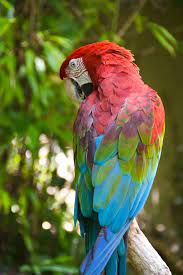
%> input picture DIP/EXP2/images.jpg, 183 x 275 px
$ octave DIP_EXP.m   (GNU Octave 9; MATLAB toolbox functions it lacks are replaced by stand-ins)
%> lines starting %> are read from the running program, lines starting %| are printed output that depends on the picture; in (x1, y1, x2, y2) boxes, pixels count from 0 and x2, y2 are one past the last pixel; in counts of white or black regions, pixels touching at a corner belong together; the program's own positions count from 1
clc;
clear all;
close all;

% Prompt user to select an image file
[filename, filepath] = uigetfile({'*.jpg;*.png;*.bmp;*.tif','Image Files (*.jpg,*.png,*.bmp,*.tif)'},'Select an image file');
%> the answer given: DIP/EXP2/images.jpg
if isequal(filename,0)
   disp('User selected Cancel');
   return;
else
   disp(['User selected ', fullfile(filepath, filename)]);
end

% Reading the selected image
I = imread(fullfile(filepath, filename));
%> I is the input picture: size 275x183x3 uint8; mean R, G, B 100, 103.1, 60.5
figure, imshow(I);
title('ORIGINAL IMAGE');

% Convert to grayscale
J = rgb2gray(I);
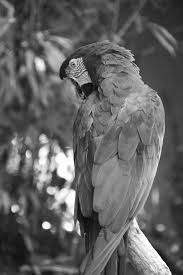
%> J: size 275x183 uint8; min 1, max 255, mean 97.3
figure, imshow(J);
title('GRAYSCALED IMAGE');

% Histogram of grayscale image
img_hist = imhist(J);
%> img_hist = 256 values, max 717 at index 64, min 0 at index 1, mean 196.6
figure, plot(img_hist)
title('HISTOGRAM OF GRAYSCALE IMAGE')
%> figure, not shown here; curve peaks at x = 64, y = 717

% Image adjusting
img_ad = imadjust(J,[0.5 0.9],[]);
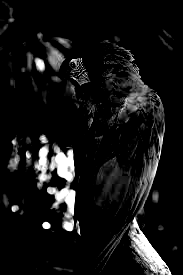
%> img_ad: size 275x183 uint8; min 0, max 255, mean 21
figure, imshow(img_ad)
title('ADJUSTED IMAGE')

% Histogram of adjusted image
hist = imhist(img_ad);
%> hist = 256 values, max 38832 at index 1, min 0 at index 3, mean 196.6
figure, plot(hist)
title('HISTOGRAM OF ADJUSTED IMAGE')
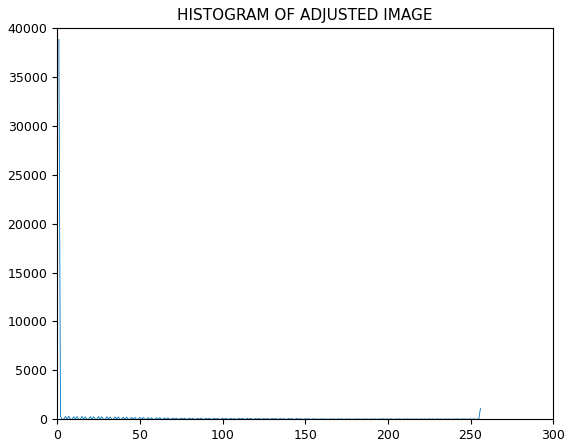
%> figure redrawn from the program's plot data; curve peaks at x = 1, y = 38832

% Binarization of image
level = graythresh(J);
%> level = 0.435
I_med = imbinarize(J, level);
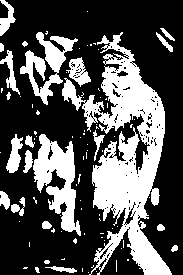
%> I_med: size 275x183 logical; 32.4% white; 89 white regions (66 under 20 px), largest, box (x1, y1, x2, y2) and area: (62, 32, 172, 275) 9899, (33, 134, 81, 236) 2329, (20, 32, 78, 105) 1479
figure, imshow(I_med);
title('BINARY IMAGE AFTER THRESHOLDING');

% Median filtering
B = medfilt2(I_med);
%> B: size 275x183 logical; 32.6% white; 40 white regions (18 under 20 px), largest, box (x1, y1, x2, y2) and area: (62, 32, 172, 275) 10112, (23, 134, 81, 236) 2491, (20, 32, 78, 105) 1481
figure, imshow(B);
title('MEDIAN FILTERED IMAGE');

% Morphological processing
img = bwareaopen(B, 1000);
figure, imshow(img), title('IMAGE AFTER bwreaopen()')
im3 = bwmorph(img, 'majority');
%> im3: size 275x183 logical; 28.1% white; 3 white regions, box (x1, y1, x2, y2) and area: (62, 33, 171, 275) 10164, (24, 134, 81, 235) 2503, (20, 32, 77, 104) 1485
figure, imshow(im3), title('IMAGE AFTER bwmorpgh(majority)')

BW = bwmorph(im3, 'remove');
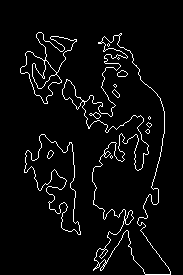
%> BW: size 275x183 logical; 4.3% white in thin lines or dots, all inside (x1, y1, x2, y2) = (20, 32, 171, 275)
figure, imshow(BW);
title('IMAGE AFTER bwmorph(remove)');

% Edge detection
BW1 = edge(BW, 'sobel');
%> BW1: size 275x183 logical; 7.8% white in thin lines or dots, all inside (x1, y1, x2, y2) = (19, 31, 172, 275)
figure, imshow(BW1);
title('SOBEL EDGE DETECTION ON IMAGE');

se = strel('square', 2);
closeBW = imclose(BW1, se);
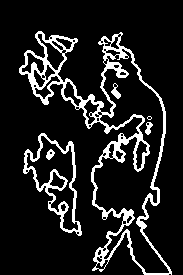
%> closeBW: size 275x183 logical; 12.4% white; 6 white regions (1 under 20 px), largest, box (x1, y1, x2, y2) and area: (19, 31, 172, 275) 4882, (23, 133, 82, 236) 1157, (111, 83, 121, 99) 71, (145, 122, 153, 135) 60, (46, 149, 55, 160) 58
figure, imshow(closeBW), title('IMAGE AFTER CLOSING OPERATION');

% Image overlaying
Y = imoverlay(J, BW1, 'r');
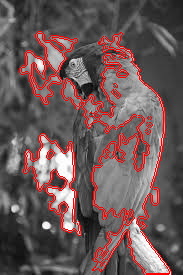
%> Y: size 275x183x3 uint8; mean R, G, B 107.7, 87.7, 87.7
figure, imshow(Y), title('ROAD DETECTION');
